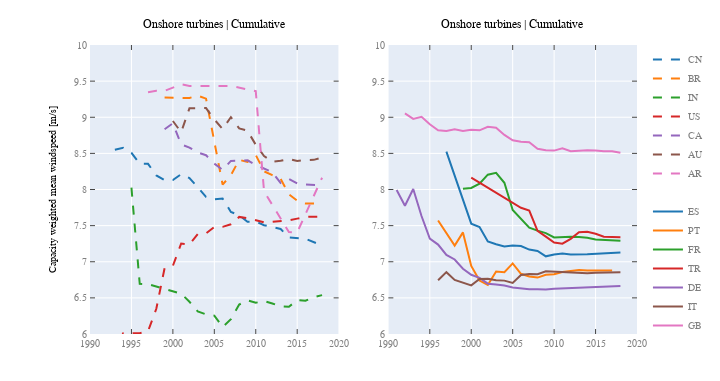

Notebook code for this chart:
### Code cell
countries = [{'BR', 'AR', 'CN', 'CA', 'US', 'IN','AU'},
             {'FR', 'DE', 'IT', 'ES', 'GB','TR','PT'}]
plot_labels=[' ',' ']

fig, ax = plt.subplots(1, 2, figsize=(10, 5.3))
for s in range(len(countries)):
    for i,c in enumerate(countries[s]):
        x, y, z, w = projects(ons, c, offshore=False)
        if i==0:
            if s==1:
                ax[s].plot(x[0], z[0], label=plot_labels[s],color='k',lw=0)
                ls='-'
            else:
                ls='--'
        ax[s].plot(x, z, label=c,ls=ls,lw=2)

    ax[s].set_title("Onshore turbines | Cumulative")
    
ax[0].set_ylabel('Capacity weighted mean windspeed [m/s]')
for axi in ax:
    axi.grid(True)
    axi.set_xticks([1990,1995,2000,2005,2010,2015,2020])
    axi.set_xlim([1990,2020])
    axi.set_ylim([6,10])
plotly_fig = tls.mpl_to_plotly(fig)
plotly_fig["layout"]["showlegend"] = True
plotly_fig["layout"]['hovermode'] = 'x'

plotly_fig.update_layout(
    font=dict(
        family="Arial",
        size=10,
        color="#7f7f7f"
    )
)
plotly_fig.update_layout(
    title=dict(
        xanchor='center',
        x=0.5
    )
)
plotly_fig.update_layout(
    legend=dict(
        x=1.02,
        y=1,
        xanchor='left',
        bgcolor="rgba(0,0,0,0)",
        borderwidth=0
    )
)

plotly_fig.write_image("img2/fig4.png",scale=2)

iplot(plotly_fig, filename='ons4')

### Figure 1 — Plotly figure (JSON) as saved in the notebook; plotly's stock layout.template omitted (floating-point values rounded to 4 significant figures)
{"data": [{"line": {"color": "rgba (31, 119, 180, 1)", "dash": "dash", "width": 2}, "mode": "lines", "name": "CN", "type": "scatter", "x": [1993, 1994, 1995, 1996, 1997, 1998, 1999, 2000, 2001, 2002, 2003, 2004, 2005, 2006, 2007, 2008, 2009, 2010, 2011, 2012, 2013, 2014, 2015, 2016, 2018], "xaxis": "x", "y": [8.55, 8.576, 8.508, 8.357, 8.355, 8.194, 8.129, 8.131, 8.212, 8.158, 8.032, 7.897, 7.863, 7.875, 7.69, 7.643, 7.553, 7.557, 7.505, 7.485, 7.454, 7.337, 7.327, 7.319, 7.224], "yaxis": "y"}, {"line": {"color": "rgba (255, 127, 14, 1)", "dash": "dash", "width": 2}, "mode": "lines", "name": "BR", "type": "scatter", "x": [1999, 2002, 2003, 2004, 2006, 2007, 2008, 2009, 2010, 2011, 2012, 2013, 2014, 2015, 2016, 2017, 2018], "xaxis": "x", "y": [9.273, 9.266, 9.3, 9.258, 8.068, 8.197, 8.411, 8.38, 8.477, 8.252, 8.199, 8.147, 7.934, 7.846, 7.807, 7.804, 7.806], "yaxis": "y"}, {"line": {"color": "rgba (44, 160, 44, 1)", "dash": "dash", "width": 2}, "mode": "lines", "name": "IN", "type": "scatter", "x": [1995, 1996, 1997, 2000, 2001, 2002, 2003, 2004, 2005, 2006, 2007, 2008, 2009, 2010, 2011, 2012, 2013, 2014, 2015, 2016, 2017, 2018], "xaxis": "x", "y": [8.025, 6.694, 6.691, 6.591, 6.559, 6.447, 6.313, 6.271, 6.255, 6.097, 6.204, 6.408, 6.465, 6.433, 6.455, 6.422, 6.385, 6.377, 6.469, 6.461, 6.51, 6.538], "yaxis": "y"}, {"line": {"color": "rgba (214, 39, 40, 1)", "dash": "dash", "width": 2}, "mode": "lines", "name": "US", "type": "scatter", "x": [1990, 1992, 1993, 1994, 1995, 1996, 1997, 1998, 1999, 2000, 2001, 2002, 2003, 2004, 2005, 2006, 2007, 2008, 2009, 2010, 2011, 2012, 2013, 2014, 2015, 2016, 2018], "xaxis": "x", "y": [5.724, 5.726, 5.772, 6.009, 6.009, 6.011, 6.038, 6.349, 6.911, 6.944, 7.252, 7.239, 7.382, 7.393, 7.482, 7.483, 7.519, 7.62, 7.604, 7.576, 7.546, 7.552, 7.559, 7.574, 7.597, 7.621, 7.626], "yaxis": "y"}, {"line": {"color": "rgba (148, 103, 189, 1)", "dash": "dash", "width": 2}, "mode": "lines", "name": "CA", "type": "scatter", "x": [1999, 2000, 2001, 2002, 2003, 2004, 2005, 2006, 2007, 2008, 2009, 2010, 2011, 2012, 2013, 2014, 2015, 2016, 2018], "xaxis": "x", "y": [8.834, 8.917, 8.623, 8.58, 8.511, 8.475, 8.359, 8.271, 8.396, 8.398, 8.404, 8.341, 8.286, 8.239, 8.09, 8.146, 8.084, 8.068, 8.058], "yaxis": "y"}, {"line": {"color": "rgba (140, 86, 75, 1)", "dash": "dash", "width": 2}, "mode": "lines", "name": "AU", "type": "scatter", "x": [2000, 2001, 2002, 2003, 2004, 2005, 2006, 2007, 2008, 2009, 2010, 2011, 2012, 2013, 2014, 2015, 2016, 2017, 2018], "xaxis": "x", "y": [8.948, 8.793, 9.123, 9.127, 9.127, 8.97, 8.837, 9.0, 8.845, 8.814, 8.619, 8.464, 8.382, 8.397, 8.424, 8.393, 8.408, 8.41, 8.443], "yaxis": "y"}, {"line": {"color": "rgba (227, 119, 194, 1)", "dash": "dash", "width": 2}, "mode": "lines", "name": "AR", "type": "scatter", "x": [1997, 1998, 1999, 2001, 2002, 2007, 2010, 2011, 2014, 2015, 2018], "xaxis": "x", "y": [9.346, 9.365, 9.365, 9.456, 9.434, 9.433, 9.361, 7.975, 7.411, 7.407, 8.163], "yaxis": "y"}, {"line": {"color": "rgba (0, 0, 0, 1)", "dash": "solid", "width": 0}, "mode": "lines", "name": " ", "type": "scatter", "x": [1997], "xaxis": "x2", "y": [8.524], "yaxis": "y2"}, {"line": {"color": "rgba (31, 119, 180, 1)", "dash": "solid", "width": 2}, "mode": "lines", "name": "ES", "type": "scatter", "x": [1997, 1998, 1999, 2000, 2001, 2002, 2003, 2004, 2005, 2006, 2007, 2008, 2009, 2010, 2011, 2012, 2014, 2015, 2016, 2018], "xaxis": "x2", "y": [8.524, 8.196, 7.867, 7.527, 7.482, 7.28, 7.242, 7.21, 7.223, 7.217, 7.168, 7.15, 7.075, 7.101, 7.113, 7.102, 7.104, 7.109, 7.123, 7.127], "yaxis": "y2"}, {"line": {"color": "rgba (255, 127, 14, 1)", "dash": "solid", "width": 2}, "mode": "lines", "name": "PT", "type": "scatter", "x": [1996, 1998, 1999, 2000, 2001, 2002, 2003, 2004, 2005, 2006, 2007, 2008, 2009, 2010, 2011, 2012, 2013, 2014, 2016, 2017], "xaxis": "x2", "y": [7.571, 7.224, 7.406, 6.941, 6.739, 6.679, 6.864, 6.855, 6.977, 6.833, 6.796, 6.781, 6.82, 6.828, 6.858, 6.873, 6.887, 6.878, 6.88, 6.877], "yaxis": "y2"}, {"line": {"color": "rgba (44, 160, 44, 1)", "dash": "solid", "width": 2}, "mode": "lines", "name": "FR", "type": "scatter", "x": [1999, 2000, 2001, 2002, 2003, 2004, 2005, 2006, 2007, 2008, 2009, 2010, 2011, 2012, 2013, 2014, 2015, 2016, 2017, 2018], "xaxis": "x2", "y": [8.011, 8.021, 8.08, 8.205, 8.231, 8.093, 7.717, 7.59, 7.472, 7.431, 7.396, 7.337, 7.347, 7.348, 7.343, 7.331, 7.307, 7.303, 7.3, 7.29], "yaxis": "y2"}, {"line": {"color": "rgba (214, 39, 40, 1)", "dash": "solid", "width": 2}, "mode": "lines", "name": "TR", "type": "scatter", "x": [2000, 2006, 2007, 2008, 2009, 2010, 2011, 2012, 2013, 2014, 2015, 2016, 2018], "xaxis": "x2", "y": [8.164, 7.747, 7.709, 7.428, 7.347, 7.265, 7.25, 7.317, 7.41, 7.415, 7.387, 7.347, 7.339], "yaxis": "y2"}, {"line": {"color": "rgba (148, 103, 189, 1)", "dash": "solid", "width": 2}, "mode": "lines", "name": "DE", "type": "scatter", "x": [1991, 1992, 1993, 1994, 1995, 1996, 1997, 1998, 1999, 2000, 2001, 2002, 2003, 2004, 2005, 2006, 2007, 2008, 2009, 2010, 2011, 2012, 2013, 2014, 2015, 2016, 2017, 2018], "xaxis": "x2", "y": [7.993, 7.776, 8.006, 7.633, 7.319, 7.238, 7.095, 7.031, 6.904, 6.82, 6.777, 6.697, 6.686, 6.67, 6.643, 6.629, 6.621, 6.618, 6.616, 6.625, 6.63, 6.631, 6.639, 6.647, 6.655, 6.658, 6.658, 6.665], "yaxis": "y2"}, {"line": {"color": "rgba (140, 86, 75, 1)", "dash": "solid", "width": 2}, "mode": "lines", "name": "IT", "type": "scatter", "x": [1996, 1997, 1998, 1999, 2000, 2001, 2002, 2003, 2004, 2005, 2006, 2007, 2008, 2009, 2010, 2011, 2012, 2013, 2014, 2015, 2016, 2018], "xaxis": "x2", "y": [6.743, 6.856, 6.749, 6.708, 6.673, 6.762, 6.766, 6.743, 6.739, 6.706, 6.818, 6.831, 6.827, 6.868, 6.861, 6.854, 6.846, 6.843, 6.84, 6.846, 6.846, 6.854], "yaxis": "y2"}, {"line": {"color": "rgba (227, 119, 194, 1)", "dash": "solid", "width": 2}, "mode": "lines", "name": "GB", "type": "scatter", "x": [1992, 1993, 1994, 1995, 1996, 1997, 1998, 1999, 2000, 2001, 2002, 2003, 2004, 2005, 2006, 2007, 2008, 2009, 2010, 2011, 2012, 2013, 2014, 2015, 2016, 2017, 2018], "xaxis": "x2", "y": [9.053, 8.978, 9.007, 8.902, 8.819, 8.811, 8.834, 8.808, 8.825, 8.819, 8.867, 8.856, 8.755, 8.681, 8.66, 8.655, 8.564, 8.543, 8.538, 8.571, 8.531, 8.542, 8.544, 8.54, 8.529, 8.529, 8.507], "yaxis": "y2"}], "layout": {"annotations": [{"font": {"color": "#000000", "size": 12}, "showarrow": false, "text": "Onshore turbines | Cumulative", "x": 0.2273, "xanchor": "center", "xref": "paper", "y": 1.041, "yanchor": "bottom", "yref": "paper"}, {"font": {"color": "#000000", "size": 12}, "showarrow": false, "text": "Onshore turbines | Cumulative", "x": 0.7727, "xanchor": "center", "xref": "paper", "y": 1.041, "yanchor": "bottom", "yref": "paper"}], "autosize": false, "font": {"color": "#7f7f7f", "family": "Arial", "size": 10}, "height": 381, "hovermode": "x", "legend": {"bgcolor": "rgba(0,0,0,0)", "borderwidth": 0, "x": 1.02, "xanchor": "left", "y": 1}, "margin": {"b": 47, "l": 90, "pad": 0, "r": 72, "t": 45}, "showlegend": true, "title": {"x": 0.5, "xanchor": "center"}, "width": 720, "xaxis": {"anchor": "y", "domain": [0, 0.4545], "dtick": 5, "mirror": "ticks", "range": [1990, 2020], "showgrid": true, "showline": true, "side": "bottom", "tick0": 1990, "tickfont": {"size": 10}, "ticks": "inside", "type": "linear", "zeroline": false}, "xaxis2": {"anchor": "y2", "domain": [0.5455, 1], "dtick": 5, "mirror": "ticks", "range": [1990, 2020], "showgrid": true, "showline": true, "side": "bottom", "tick0": 1990, "tickfont": {"size": 10}, "ticks": "inside", "type": "linear", "zeroline": false}, "yaxis": {"anchor": "x", "domain": [0, 1], "mirror": "ticks", "nticks": 9, "range": [6, 10], "showgrid": true, "showline": true, "side": "left", "tickfont": {"size": 10}, "ticks": "inside", "title": {"font": {"color": "#000000", "size": 10}, "text": "Capacity weighted mean windspeed [m/s]"}, "type": "linear", "zeroline": false}, "yaxis2": {"anchor": "x2", "domain": [0, 1], "mirror": "ticks", "nticks": 9, "range": [6, 10], "showgrid": true, "showline": true, "side": "left", "tickfont": {"size": 10}, "ticks": "inside", "type": "linear", "zeroline": false}}}
